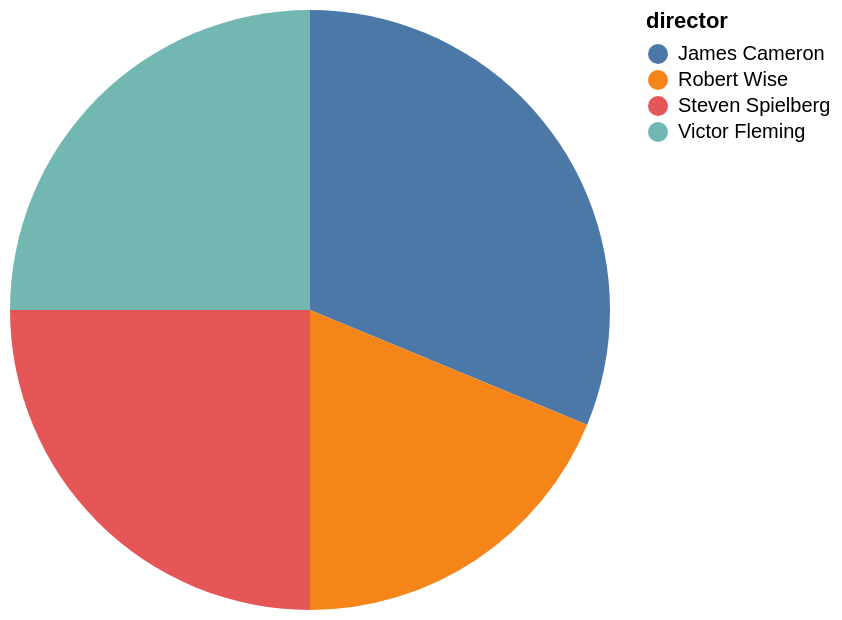

Write the Vega-Lite specification saved for this chart.
### Vega-Lite specification from a JSON file in a GitHub repository (floating-point values rounded to 4 significant figures)
{"data": {"values": [{"x_data": "James Cameron", "y_data": 5}, {"x_data": "Robert Wise", "y_data": 3}, {"x_data": "Steven Spielberg", "y_data": 4}, {"x_data": "Victor Fleming", "y_data": 4}]}, "mark": "arc", "encoding": {"theta": {"field": "y_data", "type": "quantitative", "title": "stars"}, "color": {"field": "x_data", "type": "nominal", "title": "director"}}}
